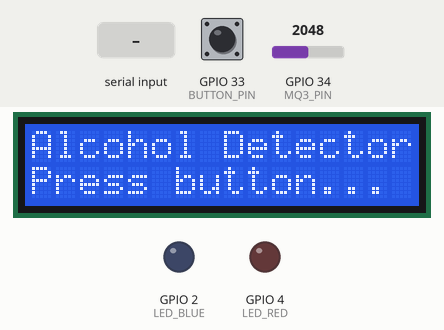
This sketch was run on a simulated ESP32. Shown: 16×2 character LCD, output pins drawn as LEDs (lit = HIGH). The test bench sets the inputs (shaded band); at power-on: GPIO 33 (BUTTON_PIN) LOW, GPIO 34 (MQ3_PIN) = 2048. Nothing arrives over Bluetooth unless stated; what the sketch prints to the serial monitor is not drawn.

Above: at 3.2 s.
3.3 s: GPIO 33 (BUTTON_PIN) pulled HIGH for 3.2 s
At 7.9 s:
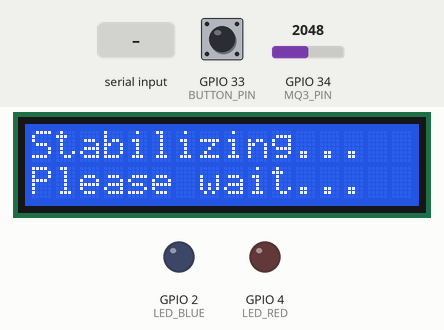
9.5 s: GPIO 34 (MQ3_PIN) set to 4095
At 10.0 s:
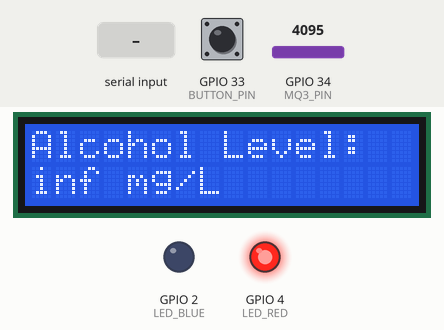
12.5 s: "Disconnect" received over the second serial link
At 14.1 s:
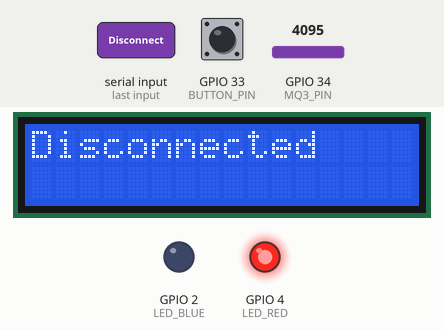
15.5 s: GPIO 33 (BUTTON_PIN) pulled HIGH for 0.15 s
At 16.1 s:
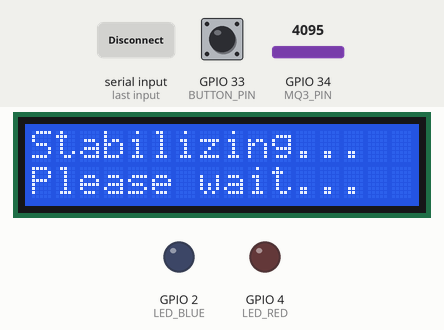
18.6 s: GPIO 34 (MQ3_PIN) set to 748
At 19.8 s:
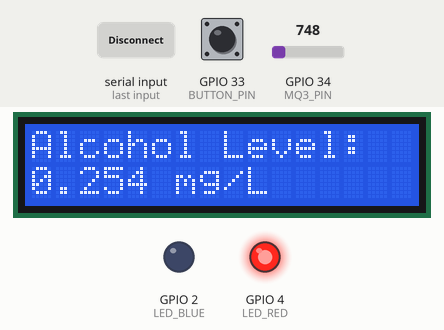
20.3 s: GPIO 34 (MQ3_PIN) set to 611
At 21.4 s:
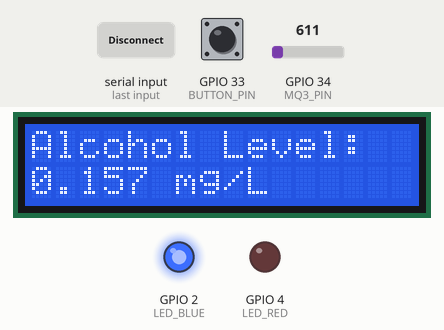
Timing chart, 0 to 24.8 s (numbered marks = the images above; inputs shaded):
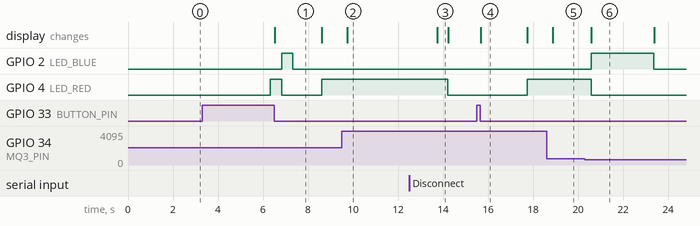

Measured:
- the behaviour switches between 678 and 677 on GPIO 34 (MQ3_PIN) (found by bisection; images 5 and 6)
- after the input at 3.3 s, GPIO 2 (LED_BLUE): LOW → HIGH after 3.5 s, → LOW 0.50 s later; GPIO 4 (LED_RED): LOW → HIGH after 3.0 s, → LOW 0.50 s later, → HIGH 1.8 s later; the display: changes after 3.2 s (image 1)
- after the input at 9.5 s, the display: changes after 0.24 s (image 2)
- after the input at 12.5 s, the display: changes after 1.2 s (image 3)
- after the input at 15.5 s, GPIO 4 (LED_RED): LOW → HIGH after 2.2 s; the display: changes after 0.18 s (image 4)
- after the input at 18.6 s, the display: changes after 0.28 s (image 5)
- after the input at 20.3 s, GPIO 2 (LED_BLUE): LOW → HIGH after 0.29 s, → LOW 2.8 s later; GPIO 4 (LED_RED): HIGH → LOW after 0.29 s instead of 3.1 s; the display: changes after 0.29 s (image 6)

The sketch:

arduino.ino
```cpp
#include <Wire.h>
#include <LiquidCrystal_I2C.h>
#include <BluetoothSerial.h>

#define MQ3_PIN 34
#define LED_BLUE 2
#define LED_RED 4
#define BUTTON_PIN 33

BluetoothSerial ESP_BT;
LiquidCrystal_I2C lcd(0x27, 16, 2);

float RL = 4.7;
float R0 = 10.0;
float MaxAlcohol = 0;
String AlcoholStatus = "";
bool playingBluetooth = false;
unsigned long buttonPressTime = 0;
bool isButtonPressed = false;
bool mesuring = false;
bool isConnected = false;

// --- Task Handles ---
TaskHandle_t connectionTaskHandle = NULL;
TaskHandle_t checkConnectionTaskHandle = NULL;
bool recievedMsg = false;
int timeStartSending = 0;

// ==========================================
// 1. CÁC HÀM PHỤ TRỢ
// ==========================================

void BTLEDMode(void *pvParameters) {
  while (playingBluetooth) {
    digitalWrite(LED_RED, HIGH);
    digitalWrite(LED_BLUE, LOW);
    vTaskDelay(500 / portTICK_PERIOD_MS);
    digitalWrite(LED_RED, LOW);
    digitalWrite(LED_BLUE, HIGH);
    vTaskDelay(500 / portTICK_PERIOD_MS);
  }
  digitalWrite(LED_BLUE, LOW);
  digitalWrite(LED_RED, LOW);
  vTaskDelete(NULL);
}

// ==========================================
// 2. LOGIC ĐO NỒNG ĐỘ CỒN
// ==========================================

float getAlcohol() {
  float total_mq3_value = 0;
  int samples = 20; // Số lần lấy mẫu

  // Đọc 20 lần liên tiếp
  for (int i = 0; i < samples; i++) {
    total_mq3_value += analogRead(MQ3_PIN);
    delay(2); // Delay nhỏ giữa các lần đọc
  }

  // Lấy giá trị trung bình
  float mq3_value = total_mq3_value / samples;

  float sensorVoltage = mq3_value * (5.0 / 4095);
  float RS = ((5.0 * RL) / sensorVoltage) - RL;
  float ratio = RS / R0;
  float mgL = pow(ratio / 1.5, 1.0 / -0.5);

  return mgL;
}

void showAlcoholDetail() {
  float mgL = getAlcohol() / 2;
  if (mgL > MaxAlcohol) MaxAlcohol = mgL;

  lcd.clear();
  lcd.setCursor(0, 0);
  lcd.print("Alcohol Level:");
  lcd.setCursor(0, 1);
  lcd.print(mgL, 3);
  lcd.print(" mg/L");

  Serial.print("Current: ");
  Serial.println(mgL, 3);

  if (mgL < 0.2) {
    digitalWrite(LED_BLUE, HIGH);
    digitalWrite(LED_RED, LOW);
  } else {
    digitalWrite(LED_BLUE, LOW);
    digitalWrite(LED_RED, HIGH);
  }
}

void postDelay(int time, int delayTime, void (*func)()) {
  int lastTime = millis();
  int passingTime = 0;
  while (passingTime <= time) {
    int currentTime = millis();
    func();
    vTaskDelay(delayTime / portTICK_PERIOD_MS);
    passingTime += currentTime - lastTime;
    lastTime = currentTime;
  }
}

void detectAlcohol() {
  if (!mesuring) {
    mesuring = true;

    // Báo cho App biết bắt đầu đo
    if (ESP_BT.hasClient()) {
      ESP_BT.println("StartMesuring");
      Serial.println("Sent: StartMesuring");
    }

    lcd.clear();
    lcd.setCursor(0, 0);
    lcd.print("Stabilizing...");
    lcd.setCursor(0, 1);
    lcd.print("Please wait...");

    for(int i = 0; i < 20; i++) {
        analogRead(MQ3_PIN);
        delay(100);
    }
    // --------------------------------------------------

    MaxAlcohol = 0;

    postDelay(5000, 500, showAlcoholDetail);

    digitalWrite(LED_BLUE, LOW);
    digitalWrite(LED_RED, LOW);
    resetLCD();

    if (ESP_BT.hasClient()) {
      String status = (MaxAlcohol > 0.2 ? "HIGH" : "LOW");
      String json = "GetAlcohol|{\"alcohol_level\":" + String(MaxAlcohol, 3) + ",\"status\":\"" + status + "\"}";
      ESP_BT.println(json);
      Serial.println("Sent Result: " + json);
    }

    mesuring = false;
  }
}

void detectingAlcoholTask(void *pvParameters) {
  detectAlcohol();
  vTaskDelete(NULL);
}

// ==========================================
// 3. XỬ LÝ KẾT NỐI
// ==========================================

void connectionTask(void *pvParameters) {
  Serial.println("Connection Task Started");

  if (ESP_BT.hasClient()) {
    ESP_BT.println("Confirm Device");
  }

  // Vòng lặp chính duy trì kết nối
  while (ESP_BT.hasClient()) {
    // Nếu mất kết nối vật lý bất ngờ -> thoát vòng lặp
    if (!ESP_BT.hasClient()) break;

    if (ESP_BT.available()) {
      String request = ESP_BT.readString();
      request.trim();

      // ... (Giữ nguyên phần xử lý chuỗi của bạn) ...
      String eventName = "";
      String data = "";
      int seperatorIndex = request.indexOf('|');
      if (seperatorIndex != -1) {
        eventName = request.substring(0, seperatorIndex);
        data = request.substring(seperatorIndex + 1);
      } else {
        eventName = request;
      }
      // ...

      Serial.print("Event: "); Serial.println(eventName);

      if (eventName == "CheckConnection") {
        ESP_BT.println("CheckConnection");
      }
      else if (eventName == "GetAlcohol") {
        // Kiểm tra biến isConnected để tránh lỗi nếu đang ngắt
        if (isConnected) {
            xTaskCreate(detectingAlcoholTask, "Detecting Alcohol", 4096, NULL, 1, NULL);
        }
      }
      else if (eventName == "Disconnect") {
        // KHI NHẬN LỆNH DISCONNECT -> THOÁT VÒNG LẶP NGAY
        Serial.println("Disconnect command received.");
        break;
      }
    }
    vTaskDelay(50 / portTICK_PERIOD_MS);
  }


  isConnected = false; // Đánh dấu ngắt kết nối để các hàm khác không gửi dữ liệu
  playingBluetooth = false; // Tắt đèn LED nháy (nếu có)

  Serial.println("Performing Disconnect...");

  // 1. Ngắt kết nối mềm
  ESP_BT.disconnect();
  vTaskDelay(200 / portTICK_PERIOD_MS); // Chờ Bluetooth xử lý

  // 2. Tắt hẳn Bluetooth stack
  ESP_BT.end();
  Serial.println("Bluetooth Ended.");

  // 3. Cập nhật LCD
  lcd.clear();
  lcd.setCursor(0, 0);
  lcd.print("Disconnected");
  vTaskDelay(1500 / portTICK_PERIOD_MS);

  resetLCD(); // Quay về màn hình chính

  // 4. Tự hủy Task này an toàn
  connectionTaskHandle = NULL;
  Serial.println("Task Deleted.");
  vTaskDelete(NULL);
}

// ==========================================
// 4. MAIN SETUP & LOOP
// ==========================================

void BTAdvertisingTask(void *pvParameters) {
  if (!ESP_BT.begin("ESP32_Bluetooth_Server")) {
    Serial.println("Bluetooth initialization failed.");
    return;
  }

  playingBluetooth = true;
  xTaskCreate(BTLEDMode, "BTLEDMode", 4096, NULL, 1, NULL);
  Serial.println("Bluetooth started, waiting for connection...");

  lcd.setCursor(0, 0);
  lcd.print("Bluetooth con...");
  lcd.setCursor(0, 1);
  lcd.print("................");

  unsigned long startTime = millis();
  isConnected = false;

  while (millis() - startTime < 30000) {
    if (ESP_BT.hasClient()) {
      isConnected = true;
      Serial.println("Bluetooth client connected!");
      lcd.setCursor(0, 1);
      lcd.print("Connected!    ");
      break;
    }
    vTaskDelay(100 / portTICK_PERIOD_MS);
  }

  if (isConnected) {
    // SỬA LỖI CRASH: Priority 200 -> 1
    xTaskCreate(connectionTask, "connectionTask", 4096, NULL, 1, &connectionTaskHandle);
  }

  if (!isConnected) {
    ESP_BT.end();
    Serial.println("No connection established.");
    lcd.setCursor(0, 1);
    lcd.print("No connection");
    vTaskDelay(1000 / portTICK_PERIOD_MS);
  }
  resetLCD();
  playingBluetooth = false;
  vTaskDelete(NULL);
}

void resetLCD() {
  lcd.clear();
  lcd.setCursor(0, 0);
  lcd.print("Alcohol Detector");
  lcd.setCursor(0, 1);
  lcd.print("Press button...");
}

void setup() {
  Serial.begin(9600);
  pinMode(MQ3_PIN, INPUT);
  pinMode(LED_BLUE, OUTPUT);
  pinMode(LED_RED, OUTPUT);
  pinMode(BUTTON_PIN, INPUT_PULLDOWN);

  lcd.init();
  lcd.backlight();
  resetLCD();

  digitalWrite(LED_BLUE, LOW);
  digitalWrite(LED_RED, LOW);
  delay(2000);
}

void loop() {
  unsigned long pressingTime = 0;

  if (digitalRead(BUTTON_PIN) == HIGH) {
    buttonPressTime = millis();
    while (digitalRead(BUTTON_PIN) == HIGH) {
      pressingTime = millis() - buttonPressTime;
      if (pressingTime >= 3000) {
        xTaskCreate(BTAdvertisingTask, "BTAdvertisingTask", 4096, NULL, 1, NULL);
        break;
      }
    }
    Serial.println((float)(pressingTime / 1000));
  }

  if (!mesuring && !playingBluetooth && pressingTime <= 2000 && pressingTime > 100) {
     detectAlcohol();
  }
}
```
